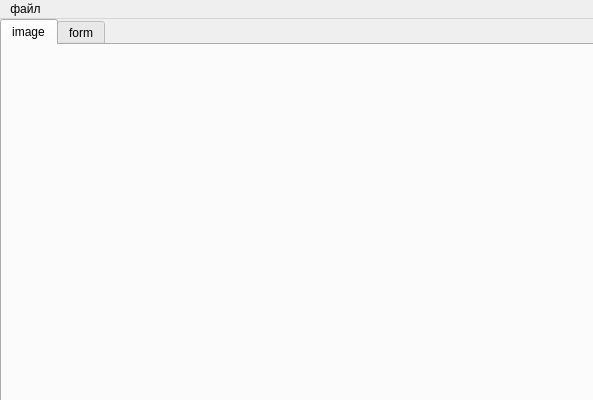
<?xml version="1.0" encoding="UTF-8"?>
<ui version="4.0">
 <class>MainWindow</class>
 <widget class="QMainWindow" name="MainWindow">
  <property name="geometry">
   <rect>
    <x>0</x>
    <y>0</y>
    <width>593</width>
    <height>400</height>
   </rect>
  </property>
  <property name="windowTitle">
   <string>MainWindow</string>
  </property>
  <widget class="QWidget" name="centralwidget">
   <widget class="QTabWidget" name="tabWidget">
    <property name="geometry">
     <rect>
      <x>0</x>
      <y>0</y>
      <width>601</width>
      <height>391</height>
     </rect>
    </property>
    <property name="currentIndex">
     <number>0</number>
    </property>
    <widget class="QWidget" name="tab_1">
     <attribute name="title">
      <string>image</string>
     </attribute>
     <widget class="QLabel" name="label">
      <property name="geometry">
       <rect>
        <x>0</x>
        <y>0</y>
        <width>601</width>
        <height>331</height>
       </rect>
      </property>
      <property name="text">
       <string/>
      </property>
      <property name="pixmap">
       <pixmap>D:/Новая папка/мои работы viray/ПОДУШКА.jpg</pixmap>
      </property>
     </widget>
    </widget>
    <widget class="QWidget" name="tab_2">
     <attribute name="title">
      <string>form</string>
     </attribute>
     <widget class="QWidget" name="verticalLayoutWidget">
      <property name="geometry">
       <rect>
        <x>-1</x>
        <y>-1</y>
        <width>591</width>
        <height>277</height>
       </rect>
      </property>
      <layout class="QVBoxLayout" name="verticalLayout">
       <item>
        <widget class="QPlainTextEdit" name="plainTextEdit"/>
       </item>
       <item>
        <widget class="QComboBox" name="comboBox">
         <item>
          <property name="text">
           <string>New Item</string>
          </property>
         </item>
         <item>
          <property name="text">
           <string>1</string>
          </property>
         </item>
         <item>
          <property name="text">
           <string>11</string>
          </property>
         </item>
         <item>
          <property name="text">
           <string>111</string>
          </property>
         </item>
        </widget>
       </item>
       <item>
        <widget class="QScrollBar" name="horizontalScrollBar">
         <property name="orientation">
          <enum>Qt::Horizontal</enum>
         </property>
        </widget>
       </item>
       <item>
        <widget class="QDateTimeEdit" name="dateTimeEdit"/>
       </item>
       <item>
        <widget class="QPlainTextEdit" name="plainTextEdit_2"/>
       </item>
       <item>
        <widget class="QCheckBox" name="checkBox">
         <property name="text">
          <string>CheckBox</string>
         </property>
        </widget>
       </item>
       <item>
        <widget class="QPushButton" name="pushButton">
         <property name="text">
          <string>PushButton</string>
         </property>
        </widget>
       </item>
      </layout>
     </widget>
    </widget>
   </widget>
  </widget>
  <widget class="QMenuBar" name="menuBar">
   <property name="geometry">
    <rect>
     <x>0</x>
     <y>0</y>
     <width>593</width>
     <height>21</height>
    </rect>
   </property>
   <widget class="QMenu" name="menu">
    <property name="title">
     <string>файл</string>
    </property>
    <addaction name="action"/>
    <addaction name="action_2"/>
    <addaction name="separator"/>
    <addaction name="action_4"/>
   </widget>
   <addaction name="menu"/>
  </widget>
  <action name="action">
   <property name="text">
    <string>сохр</string>
   </property>
  </action>
  <action name="action_2">
   <property name="text">
    <string>открыть</string>
   </property>
  </action>
  <action name="action_4">
   <property name="text">
    <string>выход</string>
   </property>
  </action>
 </widget>
 <resources/>
 <connections/>
</ui>
